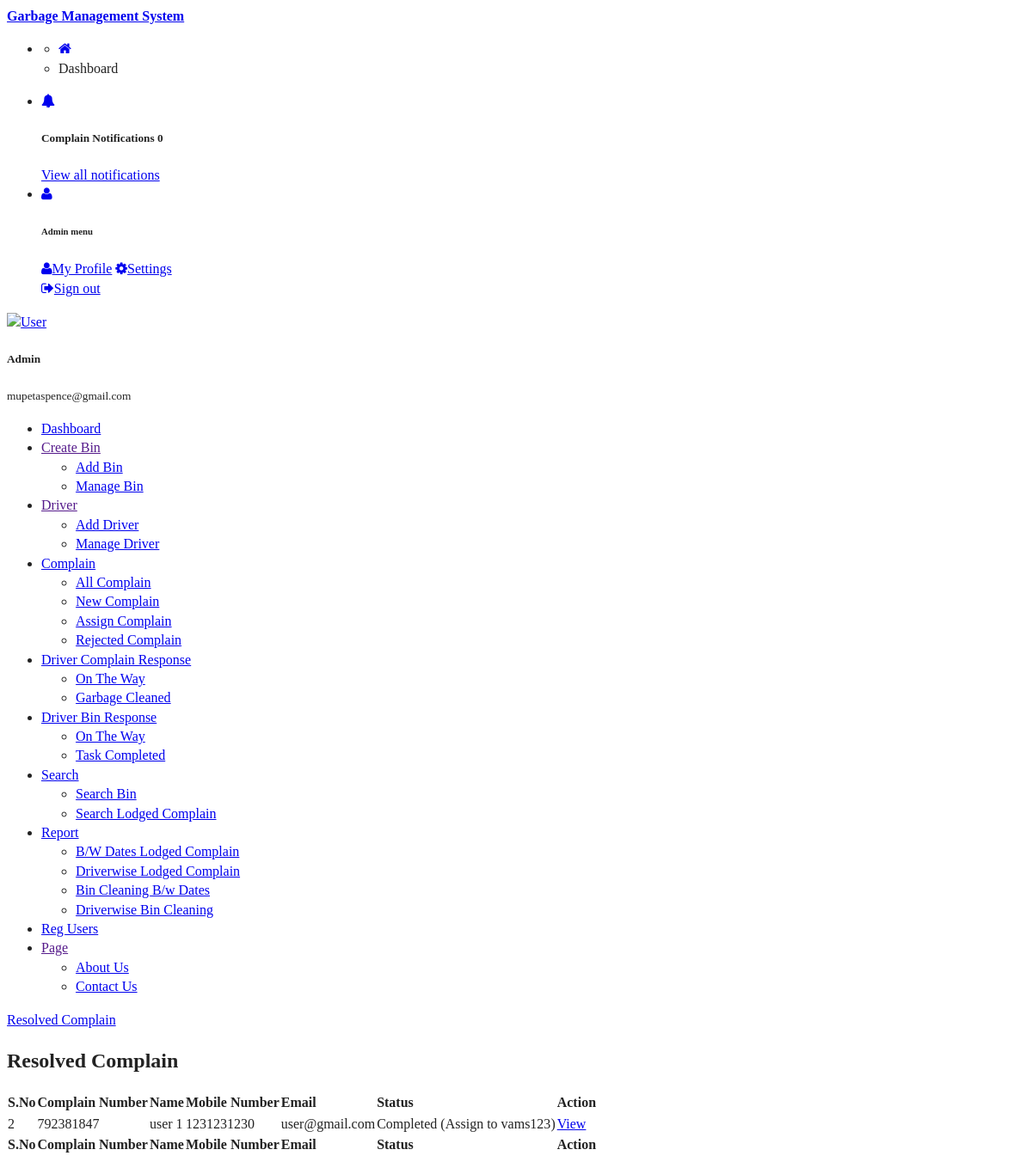
Page /admin/completed-complain.php (signed in) on the committed database.
### tables this page shows
CREATE TABLE IF NOT EXISTS `tbllodgedcomplain` (
  `ID` int NOT NULL AUTO_INCREMENT,
  `UserID` int DEFAULT NULL,
  `ComplainNumber` int DEFAULT NULL,
  `Area` varchar(250) DEFAULT NULL,
  `Locality` varchar(250) DEFAULT NULL,
  `Landmark` varchar(250) DEFAULT NULL,
  `Address` mediumtext,
  `Photo` varchar(250) DEFAULT NULL,
  `Note` mediumtext,
  `ComplainDate` timestamp NULL DEFAULT CURRENT_TIMESTAMP,
  `Remark` varchar(250) DEFAULT NULL,
  `Status` varchar(100) DEFAULT NULL,
  `AssignTo` varchar(100) DEFAULT NULL,
  `AssignDate` date DEFAULT NULL,
  `UpdationDate` timestamp NULL DEFAULT NULL ON UPDATE CURRENT_TIMESTAMP,
  PRIMARY KEY (`ID`)
);

CREATE TABLE IF NOT EXISTS `tbluser` (
  `ID` int NOT NULL AUTO_INCREMENT,
  `FullName` varchar(250) DEFAULT NULL,
  `UserName` varchar(250) DEFAULT NULL,
  `MobileNumber` bigint DEFAULT NULL,
  `Email` varchar(250) DEFAULT NULL,
  `Password` varchar(250) DEFAULT NULL,
  `RegDate` timestamp NULL DEFAULT CURRENT_TIMESTAMP,
  PRIMARY KEY (`ID`)
);

### admin/completed-complain.php (the view, shortened to what this page needs)
<?php
include('includes/dbconnection.php');
if (strlen($_SESSION['vamsaid']==0)) {
  header('location:logout.php');
  } else{
  ?>
<!doctype html>
<html lang="en">
<head>
    <link rel="stylesheet" href="../assets/vendor/themify-icons/themify-icons.css">
    <link rel="stylesheet" href="../assets/vendor/fontawesome/css/font-awesome.min.css">
    <link rel="stylesheet" href="../assets/vendor/jquery-datatable/dataTables.bootstrap4.min.css">
    <link  rel="stylesheet" href="../assets/css/main.css">
</head>
<body class="theme-indigo">
<?php include_once('includes/header.php');?>
    <div class="main_content" id="main-content">
       <?php include_once('includes/sidebar.php');?>
        <div class="page">
            <nav class="navbar navbar-expand-lg navbar-light bg-light">
                <a class="navbar-brand" href="javascript:void(0);">Resolved Complain</a>
            </nav>
            <div class="container-fluid">
                <div class="row clearfix">
                    <div class="col-lg-12">
                        <div class="card">
                            <div class="header">
                                <h2>Resolved Complain </h2>
                            </div>
                            <div class="body">
                                <div class="table-responsive">
                                    <table class="table table-bordered table-striped table-hover js-basic-example dataTable">
                                        <thead>
                                            <tr>
                                               <th>S.No</th>
                                        <th>Complain Number</th>
                                        <th>Name</th>
                                        <th>Mobile Number</th>
                                        <th>Email</th>
                                    <th>Status</th>
                                        <th>Action</th>
                                            </tr>
                                        </thead>
                                        <tfoot>
                                            <tr>
                                               <th>S.No</th>
                                        <th>Complain Number</th>
                                        <th>Name</th>
                                        <th>Mobile Number</th>
                                        <th>Email</th>
                                    <th>Status</th>
                                        <th>Action</th>
                                            </tr>
                                        </tfoot>
                                        <tbody>
                                            <tr>
                                               <?php
$sql="SELECT tbllodgedcomplain.ComplainNumber,tbllodgedcomplain.AssignTo,tbllodgedcomplain.ID as compid,tbllodgedcomplain.Status,tbluser.ID as uid,tbluser.FullName,tbluser.MobileNumber,tbluser.Email from tbllodgedcomplain join tbluser on tbluser.ID=tbllodgedcomplain.UserID where tbllodgedcomplain.Status ='Completed'";
$query = $dbh -> prepare($sql);
$query->execute();
$results=$query->fetchAll(PDO::FETCH_OBJ);
if($query->rowCount() > 0)
{
foreach($results as $row)
{               ?>
                                             <td><?php echo htmlentities($cnt);?></td>
                                        <td><?php  echo htmlentities($row->ComplainNumber);?></td>
                                        <td><?php  echo htmlentities($row->FullName);?></td>
                                        <td><?php  echo htmlentities($row->MobileNumber);?></td>
                                        <td><?php  echo htmlentities($row->Email);?></td>
                                             <?php if($row->Status==""){ ?>
                     <td><?php echo "Not Updated Yet"; ?></td>
<?php } else { ?>                  <td><?php  echo htmlentities($row->Status);?> (Assign to <?php  echo htmlentities($row->AssignTo);?>)
                  </td>
                  <?php } ?>
                                        <td><a href="view-driver-response-complain-detail.php?editid=<?php echo htmlentities ($row->compid);?>&&comid=<?php echo htmlentities ($row->ComplainNumber);?>" class="btn btn-primary">View</a></td>
                                            </tr>
                                         <?php $cnt=$cnt+1;}} ?>
                                        </tbody>
                                    </table>
                                </div>
                            </div>
                        </div>
                    </div>
                </div>
            </div>
        </div>
    </div>
</body>
</html><?php }  ?>

### admin/includes/sidebar.php
<div class="left_sidebar">
        <nav class="sidebar">
            <div class="user-info">
                <div class="image"><a href="javascript:void(0);"><img src="../assets/images/user.png" alt="User"></a></div>
                <div class="detail mt-3">
 <?php
$aid=$_SESSION['vamsaid'];
$sql="SELECT AdminName,Email from  tbladmin where ID=:aid";
$query = $dbh -> prepare($sql);
$query->bindParam(':aid',$aid,PDO::PARAM_STR);
$query->execute();
$results=$query->fetchAll(PDO::FETCH_OBJ);
$cnt=1;
if($query->rowCount() > 0)
{
foreach($results as $row)
{               ?>
                    <h5 class="mb-0"><?php  echo $row->AdminName;?></h5>
                    <small><?php  echo $row->Email;?></small><?php $cnt=$cnt+1;}} ?>
                </div>
            </div>
            <ul id="main-menu" class="metismenu">
                <li class="active"><a href="dashboard.php"><i class="ti-home"></i><span>Dashboard</span></a></li>
                <li>
                    <a href="" class="has-arrow"><i class="ti-folder"></i><span>Create Bin</span></a>
                    <ul>
                        <li><a href="add-bin.php">Add Bin</a></li>
                        <li><a href="manage-bin.php">Manage Bin</a></li>
                    </ul>
                </li>
                <li>
                    <a href="" class="has-arrow"><i class="ti-user"></i><span>Driver</span></a>
                    <ul>
                        <li><a href="add-driver.php">Add Driver</a></li>
                        <li><a href="manage-driver.php">Manage Driver</a></li>
                    </ul>
                </li>
               <li>
                    <a href="javascript:void(0)" class="has-arrow"><i class="ti-files"></i><span>Complain</span></a>
                    <ul>
                        <li><a href="all-complain.php">All Complain</a></li>
                        <li><a href="new-complain.php">New Complain</a></li>
                        <li><a href="assign-complain.php">Assign Complain</a></li>
                        <li><a href="rejected-complain.php">Rejected Complain</a></li>
                    </ul>
                </li>
                <li>
                    <a href="javascript:void(0)" class="has-arrow"><i class="ti-view-list"></i><span>Driver Complain Response</span></a>
                    <ul>
                        <li><a href="ontheway-complain.php">On The Way</a></li>
                        <li><a href="completed-complain.php">Garbage Cleaned</a></li>
                    </ul>
                </li>
                <li>
                    <a href="javascript:void(0)" class="has-arrow"><i class="ti-view-list"></i><span>Driver Bin Response</span></a>
                    <ul>
                        <li><a href="ontheway.php">On The Way</a></li>
                        <li><a href="completed.php">Task Completed</a></li>
                    </ul>
                </li>
                 <li>
                    <a href="javascript:void(0)" class="has-arrow"><i class="ti-search"></i><span>Search</span></a>
                    <ul>
                        <li><a href="search-bin.php">Search Bin</a></li>
                        <li><a href="search-complain.php">Search Lodged Complain</a></li>
                    </ul>
                </li>
                <li class="open-top">
                    <a href="javascript:void(0)" class="has-arrow"><i class="ti-lock"></i><span>Report</span></a>
                    <ul>
                        <li><a class="dropdown-item" href="between-dates-complain-reports.php">B/W Dates Lodged Complain </a></li>
                        <li><a class="dropdown-item" href="driverwise-complain-report.php">Driverwise Lodged Complain </a></li>
                         <li><a class="dropdown-item" href="between-dates-bin-reports.php">Bin Cleaning B/w Dates  </a></li>
                        <li><a class="dropdown-item" href="driverwise-report.php">Driverwise Bin Cleaning </a></li>
                    </ul>
                </li>
               <li><a href="reg-users.php"><i class="ti-user"></i><span>Reg Users</span></a></li>
  <li>
                    <a href="" class="has-arrow"><i class="ti-pencil-alt"></i><span>Page</span></a>
                    <ul>
                        <li><a href="aboutus.php">About Us</a></li>
                        <li><a href="contactus.php">Contact Us</a></li>
                    </ul>
                </li>
            </ul>
        </nav>
    </div>

### css/main.css (style rules this page uses)
html { color: #222; font-size: 1em; line-height: 1.4; }
audio, canvas, iframe, img, svg, video { vertical-align: middle; }
.clearfix:before, .clearfix:after { content: " "; display: table; }
.clearfix:after { clear: both; }

### rows in the picture
tbllodgedcomplain: ComplainNumber "792381847", UserID.FullName "user 1", UserID.MobileNumber "1231231230", UserID.Email "user@gmail.com", Status "Completed", AssignTo "vams123"

### other values in the picture
$totalreq "0"
$row->AdminName "Admin"
$row->Email "mupetaspence@gmail.com"
